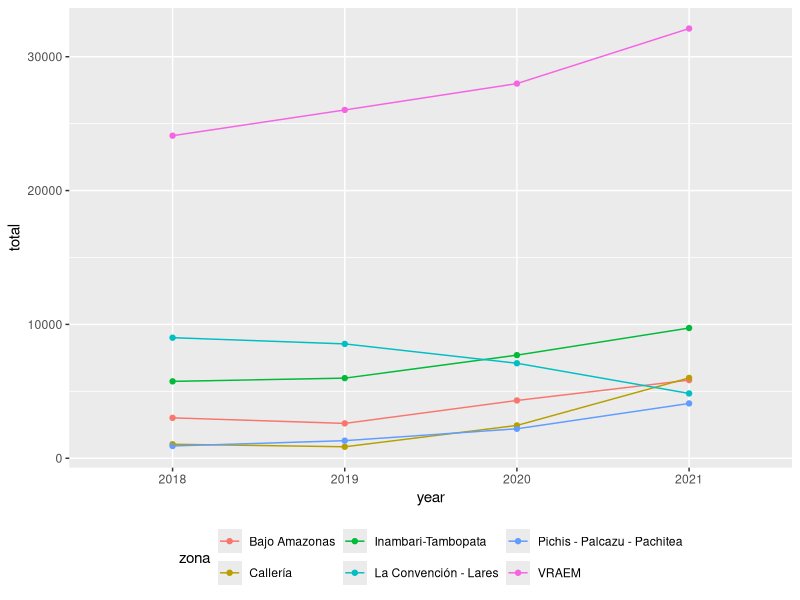
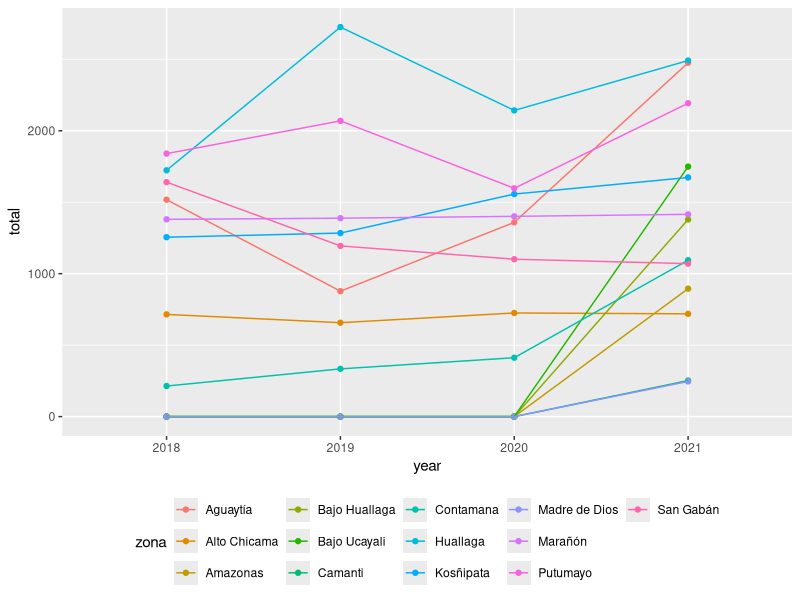

Write R code to recreate these figures, in order.
## ---- chunk 1
library(tidyverse)

cultivos <- read_csv("data/superficie-cultivos.csv") |> 
    pivot_longer(
        cols = c(`2018`:`2021`), 
        names_to = "year", 
        values_to = "hectareas"
    ) |> 
    mutate(
        across(.fns = ~if_else(.x == "-", NA_character_, .x)),
        hectareas = parse_number(hectareas)
    )
## ---- chunk 2
cultivos_anuales <- cultivos |> 
    group_by(zona, year) |> 
    summarise(total = sum(hectareas, na.rm = TRUE)) |> 
    mutate(nivel = if_else(any(total > 4000), "alto", "bajo")) |> 
    ungroup() 
## ---- chunk 3
cultivos_anuales |> 
    group_by(zona) |> 
    filter(!any(total == 0))
## ---- chunk 4
cultivos |> 
    filter(year == "2021") |> 
    group_by(zona) |> 
    summarise(total = sum(hectareas, na.rm = TRUE)) |> 
    arrange(desc(total))
## ---- chunk 5
cultivos_anuales |> 
    filter(nivel == "alto") |> 
    ggplot(aes(year, total, color = zona)) +
    geom_point() +
    geom_line(aes(group = zona)) +
    theme(legend.position = "bottom")
## ---- chunk 6
cultivos_anuales |> 
    filter(nivel == "bajo") |> 
    ggplot(aes(year, total, color = zona)) +
    geom_point() +
    geom_line(aes(group = zona)) +
    theme(legend.position = "bottom")
